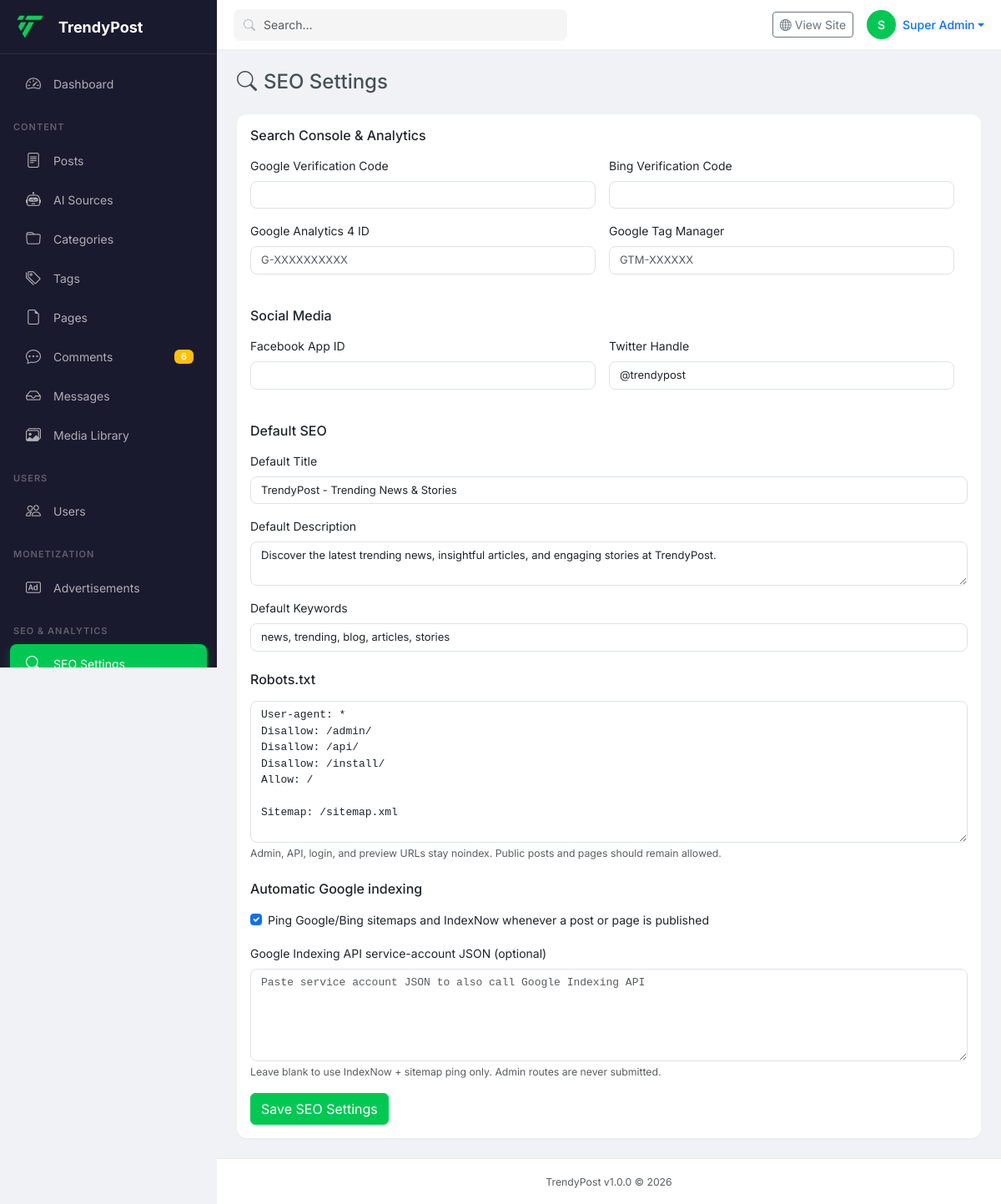
Page /admin/?route=seo (signed in) on the committed database.
### tables this page shows
CREATE TABLE users (
    id INT UNSIGNED AUTO_INCREMENT PRIMARY KEY,
    username VARCHAR(50) NOT NULL UNIQUE,
    email VARCHAR(100) NOT NULL UNIQUE,
    password_hash VARCHAR(255) NOT NULL,
    display_name VARCHAR(100),
    first_name VARCHAR(50),
    last_name VARCHAR(50),
    avatar VARCHAR(255),
    bio TEXT,
    role_id INT UNSIGNED NOT NULL DEFAULT 6,
    status ENUM('active','inactive','banned','pending') DEFAULT 'pending',
    email_verified TINYINT(1) DEFAULT 0,
    email_verified_at DATETIME,
    remember_token VARCHAR(100),
    reset_token VARCHAR(100),
    reset_expires DATETIME,
    last_login_at DATETIME,
    last_login_ip VARCHAR(45),
    login_attempts TINYINT UNSIGNED DEFAULT 0,
    locked_until DATETIME,
    google_id VARCHAR(100),
    facebook_id VARCHAR(100),
    twitter_id VARCHAR(100),
    seo_title VARCHAR(70),
    seo_description VARCHAR(160),
    social_links JSON,
    created_at TIMESTAMP DEFAULT CURRENT_TIMESTAMP,
    updated_at TIMESTAMP DEFAULT CURRENT_TIMESTAMP ON UPDATE CURRENT_TIMESTAMP,
    FOREIGN KEY (role_id) REFERENCES roles(id) ON DELETE RESTRICT,
    INDEX idx_email (email),
    INDEX idx_status (status),
    INDEX idx_role (role_id),
    INDEX idx_username (username)
);

CREATE TABLE seo_settings (
    id INT UNSIGNED AUTO_INCREMENT PRIMARY KEY,
    setting_key VARCHAR(100) NOT NULL UNIQUE,
    setting_value LONGTEXT,
    setting_group VARCHAR(50) DEFAULT 'general',
    is_json TINYINT(1) DEFAULT 0,
    created_at TIMESTAMP DEFAULT CURRENT_TIMESTAMP,
    updated_at TIMESTAMP DEFAULT CURRENT_TIMESTAMP ON UPDATE CURRENT_TIMESTAMP,
    INDEX idx_key (setting_key),
    INDEX idx_group (setting_group)
);

CREATE TABLE settings (
    id INT UNSIGNED AUTO_INCREMENT PRIMARY KEY,
    setting_key VARCHAR(100) NOT NULL UNIQUE,
    setting_value LONGTEXT,
    setting_group VARCHAR(50) DEFAULT 'general',
    is_public TINYINT(1) DEFAULT 0,
    is_json TINYINT(1) DEFAULT 0,
    created_at TIMESTAMP DEFAULT CURRENT_TIMESTAMP,
    updated_at TIMESTAMP DEFAULT CURRENT_TIMESTAMP ON UPDATE CURRENT_TIMESTAMP,
    INDEX idx_key (setting_key),
    INDEX idx_group (setting_group)
);

### admin/seo/index.php (the view, shortened to what the rows shown need)
<?php
include ADMIN_PATH . 'layout/header.php';
?>
<div class="d-flex justify-content-between align-items-center mb-4 flex-wrap gap-2"><h4 class="mb-0"><i class="bi bi-search me-2"></i>SEO Settings</h4></div>
<div class="card border-0"><div class="card-body">
    <form method="POST"><input type="hidden" name="_token" value="<?php echo csrf_token(); ?>">
    <h6 class="mb-3">Search Console & Analytics</h6>
    <div class="row g-3"><div class="col-md-6"><div class="mb-3"><label class="form-label">Google Verification Code</label><input type="text" name="google_verification" class="form-control" value="<?php echo esc_attr(SEOSetting::get('google_verification', '')); ?>"></div></div><div class="col-md-6"><div class="mb-3"><label class="form-label">Bing Verification Code</label><input type="text" name="bing_verification" class="form-control" value="<?php echo esc_attr(SEOSetting::get('bing_verification', '')); ?>"></div></div></div>
    <div class="row g-3"><div class="col-md-6"><div class="mb-3"><label class="form-label">Google Analytics 4 ID</label><input type="text" name="google_analytics_4" class="form-control" value="<?php echo esc_attr(SEOSetting::get('google_analytics_4', '')); ?>" placeholder="G-XXXXXXXXXX"></div></div><div class="col-md-6"><div class="mb-3"><label class="form-label">Google Tag Manager</label><input type="text" name="gtm_container_id" class="form-control" value="<?php echo esc_attr(SEOSetting::get('gtm_container_id', '')); ?>" placeholder="GTM-XXXXXX"></div></div></div>
    <h6 class="mb-3 mt-4">Social Media</h6>
    <div class="row g-3"><div class="col-md-6"><div class="mb-3"><label class="form-label">Facebook App ID</label><input type="text" name="facebook_app_id" class="form-control" value="<?php echo esc_attr(SEOSetting::get('facebook_app_id', '')); ?>"></div></div><div class="col-md-6"><div class="mb-3"><label class="form-label">Twitter Handle</label><input type="text" name="twitter_site" class="form-control" value="<?php echo esc_attr(SEOSetting::get('twitter_site', '@trendypost')); ?>"></div></div></div>
    <h6 class="mb-3 mt-4">Default SEO</h6>
    <div class="mb-3"><label class="form-label">Default Title</label><input type="text" name="seo_default_title" class="form-control" value="<?php echo esc_attr(Setting::get('seo_default_title', '')); ?>"></div>
    <div class="mb-3"><label class="form-label">Default Description</label><textarea name="seo_default_description" class="form-control" rows="2"><?php echo esc_attr(Setting::get('seo_default_description', '')); ?></textarea></div>
    <div class="mb-3"><label class="form-label">Default Keywords</label><input type="text" name="seo_default_keywords" class="form-control" value="<?php echo esc_attr(Setting::get('seo_default_keywords', '')); ?>"></div>
    <h6 class="mb-3 mt-4">Robots.txt</h6>
    <div class="mb-3"><textarea name="robots_txt" class="form-control font-monospace" rows="8"><?php echo esc_attr(SEOSetting::getRobotsTxt()); ?></textarea>
    <div class="form-text">Admin, API, login, and preview URLs stay noindex. Public posts and pages should remain allowed.</div></div>
    <h6 class="mb-3 mt-4">Automatic Google indexing</h6>
    <div class="form-check mb-3">
        <input class="form-check-input" type="checkbox" name="auto_indexing" id="auto_indexing" value="1" <?php echo SEOSetting::get('auto_indexing', '1') === '1' ? 'checked' : ''; ?>>
        <label class="form-check-label" for="auto_indexing">Ping Google/Bing sitemaps and IndexNow whenever a post or page is published</label>
    </div>
    <div class="mb-3">
        <label class="form-label">Google Indexing API service-account JSON (optional)</label>
        <textarea name="indexing_api_key" class="form-control font-monospace" rows="5" placeholder="Paste service account JSON to also call Google Indexing API"><?php echo esc_attr(SEOSetting::get('indexing_api_key', '')); ?></textarea>
        <div class="form-text">Leave blank to use IndexNow + sitemap ping only. Admin routes are never submitted.</div>
    </div>
    <button type="submit" class="btn btn-success">Save SEO Settings</button>
    </form>
</div></div>
<?php include ADMIN_PATH . 'layout/footer.php'; ?>

### admin/layout/header.php (shortened to what the rows shown need)
<?php if (!defined('ADMIN')) die('Direct access not permitted.');
$route = $_GET['route'] ?? 'dashboard';
$route = preg_replace('#^admin/?|^/admin/?#', '', $route);
if (!isset($stats)) {
    $stats = ['comments' => ['pending' => Database::count('comments', "status = 'pending'") ?? 0]];
}
?>
<!DOCTYPE html>
<html lang="en">
<head>
    <link href="https://cdn.jsdelivr.net/npm/bootstrap@5.3.2/dist/css/bootstrap.min.css" rel="stylesheet">
    <link href="https://cdn.jsdelivr.net/npm/bootstrap-icons@1.11.1/font/bootstrap-icons.css" rel="stylesheet">
    <link href="<?php echo ADMIN_ASSETS_URL; ?>admin.css?v=<?php echo APP_VERSION; ?>" rel="stylesheet">
</head>
<body class="admin-body">
<div class="admin-wrapper">
    <nav class="admin-sidebar" id="adminSidebar">
        <div class="sidebar-header">
            <a href="<?php echo admin_url('dashboard'); ?>" class="sidebar-brand">
                <img src="<?php echo image_url('trendypost-logo.png'); ?>" alt="TrendyPost" height="32" onerror="this.style.display='none';this.parentElement.innerHTML+='<span class=\'fw-bold text-white\'>TP</span>'">
                <span class="ms-2 fw-bold text-white">TrendyPost</span>
            </a>
        </div>
        <ul class="sidebar-nav">
            <li><a href="<?php echo admin_url('dashboard'); ?>" class="<?php echo $route==='dashboard'?'active':''; ?>"><i class="bi bi-speedometer2"></i> Dashboard</a></li>
            <li class="nav-section">CONTENT</li>
            <li><a href="<?php echo admin_url('posts'); ?>" class="<?php echo $route==='posts'?'active':''; ?>"><i class="bi bi-file-text"></i> Posts</a></li>
            <li><a href="<?php echo admin_url('ai-sources'); ?>" class="<?php echo $route==='ai-sources'?'active':''; ?>"><i class="bi bi-robot"></i> AI Sources</a></li>
            <li><a href="<?php echo admin_url('categories'); ?>" class="<?php echo $route==='categories'?'active':''; ?>"><i class="bi bi-folder"></i> Categories</a></li>
            <li><a href="<?php echo admin_url('tags'); ?>" class="<?php echo $route==='tags'?'active':''; ?>"><i class="bi bi-tags"></i> Tags</a></li>
            <li><a href="<?php echo admin_url('pages'); ?>" class="<?php echo $route==='pages'?'active':''; ?>"><i class="bi bi-file-earmark"></i> Pages</a></li>
            <li><a href="<?php echo admin_url('comments'); ?>" class="<?php echo $route==='comments'?'active':''; ?>"><i class="bi bi-chat-dots"></i> Comments<?php $pc = $stats['comments']['pending'] ?? 0; if ($pc): ?> <span class="badge bg-warning"><?php echo $pc; ?></span><?php endif; ?></a></li>
            <?php if (Auth::isAdmin() || Auth::can('contact.view')): ?>
            <li><a href="<?php echo admin_url('messages'); ?>" class="<?php echo $route==='messages'?'active':''; ?>"><i class="bi bi-inbox"></i> Messages</a></li>
            <?php endif; ?>
            <li><a href="<?php echo admin_url('media'); ?>" class="<?php echo $route==='media'?'active':''; ?>"><i class="bi bi-images"></i> Media Library</a></li>
            <li class="nav-section">USERS</li>
            <li><a href="<?php echo admin_url('users'); ?>" class="<?php echo $route==='users'?'active':''; ?>"><i class="bi bi-people"></i> Users</a></li>
            <li class="nav-section">MONETIZATION</li>
            <li><a href="<?php echo admin_url('ads'); ?>" class="<?php echo $route==='ads'?'active':''; ?>"><i class="bi bi-badge-ad"></i> Advertisements</a></li>
            <li class="nav-section">SEO & ANALYTICS</li>
            <li><a href="<?php echo admin_url('seo'); ?>" class="<?php echo $route==='seo'?'active':''; ?>"><i class="bi bi-search"></i> SEO Settings</a></li>
        </ul>
    </nav>
    <div class="admin-main">
        <header class="admin-topbar">
            <div class="topbar-search d-none d-md-block">
                <i class="bi bi-search"></i>
                <input type="text" placeholder="Search..." class="form-control form-control-sm">
            </div>
            <div class="topbar-actions ms-auto d-flex align-items-center gap-2 gap-md-3">
                <a href="<?php echo url(); ?>" target="_blank" class="btn btn-sm btn-outline-secondary"><i class="bi bi-globe"></i> <span class="d-none d-sm-inline">View Site</span></a>
                <div class="dropdown">
                    <a href="#" class="d-flex align-items-center text-decoration-none dropdown-toggle" data-bs-toggle="dropdown">
                        <div class="bg-success text-white rounded-circle d-flex align-items-center justify-content-center me-2" style="width:35px;height:35px;font-size:14px;font-weight:600;background-color:var(--tp-primary, #00C853)!important">
                            <?php echo strtoupper(substr(Auth::user()['display_name'] ?? 'A', 0, 1)); ?>
                        </div>
                        <span class="d-none d-md-block fw-medium"><?php echo Auth::user()['display_name'] ?? 'Admin'; ?></span>
                    </a>
                </div>
            </div>
        </header>
        <div class="admin-content">

### rows in the picture
users: display_name "S", display_name "Super Admin"
seo_settings: twitter_site "@trendypost"
settings: seo_default_title "TrendyPost - Trending News & Stories"
settings: seo_default_description "Discover the latest trending news, insightful articles, and engaging stories at TrendyPost."
settings: seo_default_keywords "news, trending, blog, articles, stories"
seo_settings: robots_txt "User-agent: * Disallow: /admin/ Disallow: /api/ Disallow: /install/ Allow: / Sitemap: /sitemap.xml"
seo_settings: setting_value "☑"

### other values in the picture
$pc "6"
APP_VERSION "1.0.0"
